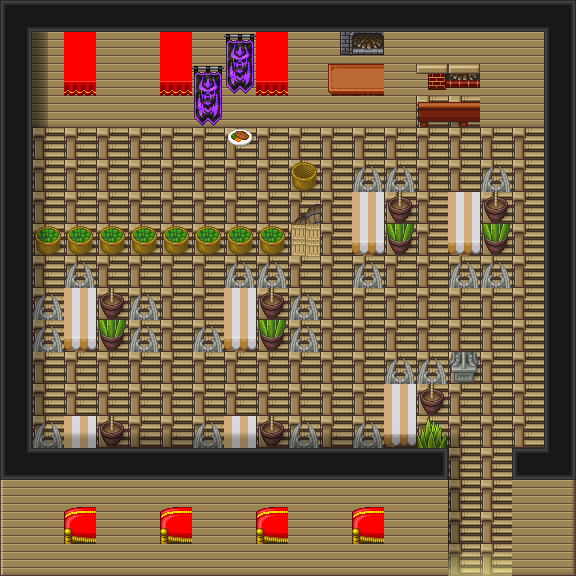

This game map was drawn from its Tiled (.tmx) file and the tilesets committed beside it. A one-line description and the trimmed map source follow:
An orthogonal 18x18 tile map with 32x32 px tiles, 7 tile layers (background, terrain, terrain_2, background_above_player, ...) and 80 objects (3x player.startingPosition, 2x npc.demo_2_castle_tavern_adventurer_fema, object.eventObject, object.changeable_signboard, npc.demo_2_village_tavern_adventurer_eat, ...).

<map version="1.5" tiledversion="1.7.2" orientation="orthogonal" renderorder="right-down" width="18" height="18" tilewidth="32" tileheight="32" infinite="0" nextlayerid="11" nextobjectid="309">
 <properties>
  <property name="above_player_layers" value="[3, 4]" />
  <property name="background_layers" value="[0, 1, 2]" />
  <property name="building_level" value="true" />
  <property name="shadow_layers" value="[5, 6]" />
 </properties>
 <tileset firstgid="1" source="tileset/tileset_pipoya_32.tsx" />
 <layer id="2" name="background" width="18" height="18" locked="1">
  <data>[324 cells, 278 non-empty, 11 distinct tile ids]</data>
 </layer>
 <layer id="4" name="terrain" width="18" height="18" locked="1">
  <data>[324 cells, 101 non-empty, 31 distinct tile ids]</data>
 </layer>
 <layer id="5" name="terrain_2" width="18" height="18" locked="1">
  <data>[324 cells, 15 non-empty, 9 distinct tile ids]</data>
 </layer>
 <layer id="1" name="background_above_player" width="18" height="18" locked="1">
  <data>[324 cells, 64 non-empty, 11 distinct tile ids]</data>
 </layer>
 <layer id="3" name="terrain_above_player" width="18" height="18" locked="1">
  <data>[324 cells, 8 non-empty, 2 distinct tile ids]</data>
 </layer>
 <layer id="6" name="shadows" width="18" height="18" locked="1">
  <data>[324 cells, 30 non-empty, 4 distinct tile ids]</data>
 </layer>
 <layer id="7" name="shadows_2" width="18" height="18" locked="1">
  <data>[324 cells, 2 non-empty, 1 distinct tile ids]</data>
 </layer>
 <objectgroup id="10" name="objects">
  <object id="88" name="object.eventObject" x="448" y="576" width="64.25" height="5.75">
   <properties>
    <property name="eventParameter" value="demo_2_castle_tavern_goto_main" />
   </properties>
  </object>
  <object id="92" name="player.startingPosition" x="480" y="544">
   <properties>
    <property name="startingPointId" value="0" />
   </properties>
   <point />
  </object>
  <object id="93" name="object.changeable_signboard" x="526.061" y="365.394">
   <properties>
    <property name="colorHeader" value="#ff0000" />
    <property name="displayText" value="You must be at least 1.5 meters tall to enter." />
    <property name="displayTextChanged" value="You must be at least 1.0 meter tall to enter." />
    <property name="displayTextHeader" value="House Rules" />
    <property name="globalConditionKey" value="demo_2_castle_tavern_height_restriction_changed" />
    <property name="globalConditionValue" value="true" />
   </properties>
   <point />
  </object>
  <object id="292" name="npc.demo_2_village_tavern_adventurer_eating" x="210" y="308">
   <point />
  </object>
  <object id="293" name="npc.demo_2_village_tavern_adventurer_female_drinking" x="113.5" y="276.5">
   <point />
  </object>
  <object id="294" name="npc.demo_2_castle_tavern_adventurer_female_by_the_door" x="467" y="180.5">
   <point />
  </object>
  <object id="295" name="npc.demo_2_castle_tavern_builder_barkeeper" x="271" y="145.5">
   <properties>
    <property name="unitId" value="demo_2_castle_tavern_barkeeper" />
   </properties>
   <point />
  </object>
  <object id="296" name="npc.demo_2_castle_tavern_adventurer_blocking_the_entry" x="495.5" y="365.5">
   <properties>
    <property name="unitId" value="demo_2_castle_tavern_guard_blocking_the_way" />
   </properties>
   <point />
  </object>
  <object id="305" name="npc.demo_2_castle_tavern_adventurer_female_eating" x="369.5" y="404.5">
   <point />
  </object>
  <object id="306" name="player.startingPosition" x="480" y="480">
   <properties>
    <property name="startingPointId" value="1" />
   </properties>
   <point />
  </object>
  <object id="307" name="player.startingPosition" x="416" y="320">
   <properties>
    <property name="startingPointId" value="2" />
   </properties>
   <point />
  </object>
  <object id="308" name="item.lantern" x="48.5" y="208">
   <point />
  </object>
 </objectgroup>
 <objectgroup id="8" name="physics" locked="1">
  <object id="1" x="0" y="0" width="32" height="576" />
  <object id="2" x="32" y="0" width="544" height="96" />
  <object id="3" x="544" y="96" width="32" height="480" />
  <object id="5" x="32" y="462.727" width="416" height="113.273" />
  <object id="6" x="512" y="462.727" width="32" height="113.273" />
  <object id="10" x="32" y="96" width="384.25" height="11" />
  <object id="94" x="480.068" y="96.0455" width="63" height="11" />
  <object id="95" x="416" y="96" width="64" height="5.45455" />
  <object id="97" x="156" y="107.333" width="99.3333" height="41.3333" />
  <object id="281" x="32" y="107" width="123.667" height="69.3333" />
 </objectgroup>
 <objectgroup id="9" name="unreachable_area_physics" locked="1">
  <object id="237" x="80.1816" y="264.455">
   <polygon points="0,0 -7.81818,8.90909 -0.545455,12" />
  </object>
  <object id="238" x="80.3636" y="264.455">
   <polygon points="0,0 -0.545455,12 7.81818,8.36364" />
  </object>
  <object id="239" x="48.1816" y="296.788">
   <polygon points="0,0 -7.81818,8.90909 -0.545455,12" />
  </object>
  <object id="240" x="48.3636" y="296.788">
   <polygon points="0,0 -0.545455,12 7.81818,8.36364" />
  </object>
  <object id="241" x="47.8483" y="328.788">
   <polygon points="0,0 -7.81818,8.90909 -0.545455,12" />
  </object>
  <object id="242" x="48.0303" y="328.788">
   <polygon points="0,0 -0.545455,12 7.81818,8.36364" />
  </object>
  <object id="243" x="144.181" y="296.455">
   <polygon points="0,0 -7.81818,8.90909 -0.545455,12" />
  </object>
  <object id="244" x="144.363" y="296.455">
   <polygon points="0,0 -0.545455,12 7.81818,8.36364" />
  </object>
  <object id="245" x="144.181" y="328.788">
   <polygon points="0,0 -7.81818,8.90909 -0.545455,12" />
  </object>
  <object id="246" x="144.363" y="328.788">
   <polygon points="0,0 -0.545455,12 7.81818,8.36364" />
  </object>
  <object id="247" x="207.848" y="329.121">
   <polygon points="0,0 -7.81818,8.90909 -0.545455,12" />
  </object>
  <object id="248" x="208.03" y="329.121">
   <polygon points="0,0 -0.545455,12 7.81818,8.36364" />
  </object>
  <object id="249" x="240.181" y="265.121">
   <polygon points="0,0 -7.81818,8.90909 -0.545455,12" />
  </object>
  <object id="250" x="240.363" y="265.121">
   <polygon points="0,0 -0.545455,12 7.81818,8.36364" />
  </object>
  <object id="251" x="272.181" y="264.788">
   <polygon points="0,0 -7.81818,8.90909 -0.545455,12" />
  </object>
  <object id="252" x="272.363" y="264.788">
   <polygon points="0,0 -0.545455,12 7.81818,8.36364" />
  </object>
  <object id="253" x="304.181" y="296.455">
   <polygon points="0,0 -7.81818,8.90909 -0.545455,12" />
  </object>
  <object id="254" x="304.363" y="296.455">
   <polygon points="0,0 -0.545455,12 7.81818,8.36364" />
  </object>
  <object id="255" x="304.515" y="328.788">
   <polygon points="0,0 -7.81818,8.90909 -0.545455,12" />
  </object>
  <object id="256" x="304.697" y="328.788">
   <polygon points="0,0 -0.545455,12 7.81818,8.36364" />
  </object>
  <object id="257" x="368.181" y="265.121">
   <polygon points="0,0 -7.81818,8.90909 -0.545455,12" />
  </object>
  <object id="258" x="368.363" y="265.121">
   <polygon points="0,0 -0.545455,12 7.81818,8.36364" />
  </object>
  <object id="259" x="368.181" y="169.121">
   <polygon points="0,0 -7.81818,8.90909 -0.545455,12" />
  </object>
  <object id="260" x="368.363" y="169.121">
   <polygon points="0,0 -0.545455,12 7.81818,8.36364" />
  </object>
  <object id="261" x="399.848" y="169.121">
   <polygon points="0,0 -7.81818,8.90909 -0.545455,12" />
  </object>
  <object id="262" x="400.03" y="169.121">
   <polygon points="0,0 -0.545455,12 7.81818,8.36364" />
  </object>
  <object id="263" x="47.515" y="424.455">
   <polygon points="0,0 -7.81818,8.90909 -0.545455,12" />
  </object>
  <object id="264" x="47.697" y="424.455">
   <polygon points="0,0 -0.545455,12 7.81818,8.36364" />
  </object>
  </objectgroup>
</map>
<!-- 30 of 80 objects omitted -->